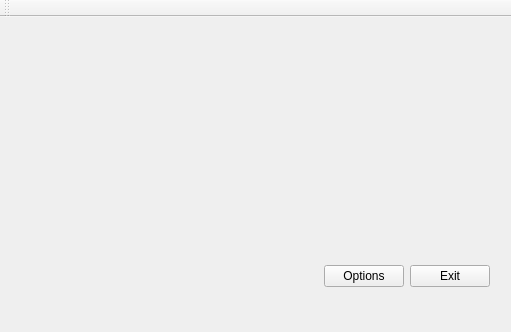
<?xml version="1.0" encoding="UTF-8"?>
<ui version="4.0">
 <class>SolBeatUI</class>
 <widget class="QMainWindow" name="SolBeatUI">
  <property name="geometry">
   <rect>
    <x>0</x>
    <y>0</y>
    <width>511</width>
    <height>332</height>
   </rect>
  </property>
  <property name="windowTitle">
   <string>SolBeat</string>
  </property>
  <widget class="QWidget" name="centralWidget">
   <widget class="QWidget" name="verticalLayoutWidget">
    <property name="geometry">
     <rect>
      <x>10</x>
      <y>0</y>
      <width>491</width>
      <height>281</height>
     </rect>
    </property>
    <layout class="QVBoxLayout" name="verticalLayout">
     <item>
      <layout class="QGridLayout" name="gridLayout_2">
       <item row="1" column="2">
        <widget class="QPushButton" name="exitButton">
         <property name="text">
          <string>Exit</string>
         </property>
        </widget>
       </item>
       <item row="1" column="0">
        <spacer name="horizontalSpacer">
         <property name="orientation">
          <enum>Qt::Horizontal</enum>
         </property>
         <property name="sizeHint" stdset="0">
          <size>
           <width>40</width>
           <height>20</height>
          </size>
         </property>
        </spacer>
       </item>
       <item row="0" column="1">
        <spacer name="verticalSpacer">
         <property name="orientation">
          <enum>Qt::Vertical</enum>
         </property>
         <property name="sizeHint" stdset="0">
          <size>
           <width>20</width>
           <height>40</height>
          </size>
         </property>
        </spacer>
       </item>
       <item row="1" column="1">
        <widget class="QPushButton" name="optionsButton">
         <property name="text">
          <string>Options</string>
         </property>
        </widget>
       </item>
      </layout>
     </item>
    </layout>
   </widget>
  </widget>
  <widget class="QToolBar" name="mainToolBar">
   <attribute name="toolBarArea">
    <enum>TopToolBarArea</enum>
   </attribute>
   <attribute name="toolBarBreak">
    <bool>false</bool>
   </attribute>
  </widget>
 </widget>
 <layoutdefault spacing="6" margin="11"/>
 <resources/>
 <connections/>
</ui>
